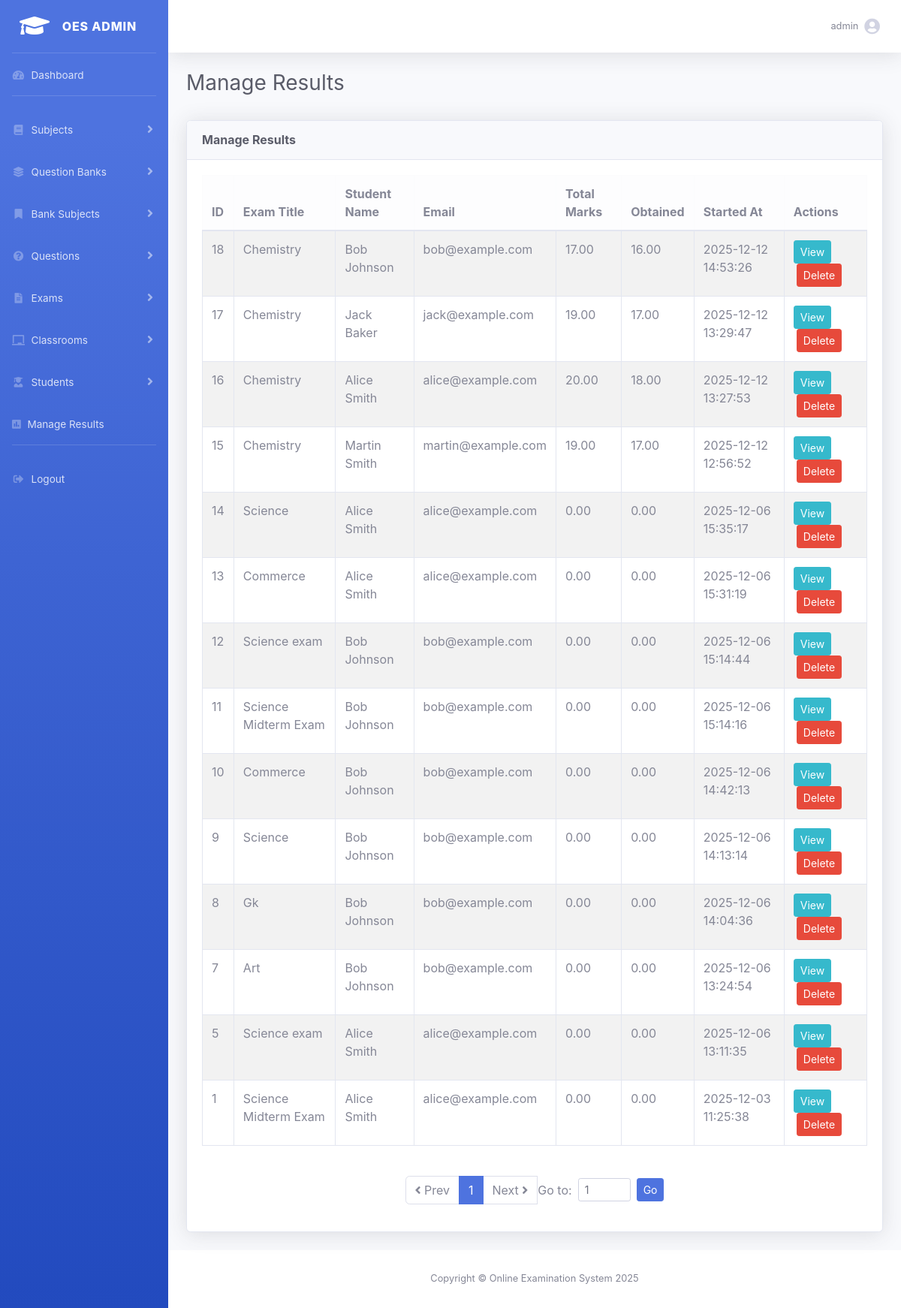
Before: /admin.php?action=manageResults (signed in) with the older database file.
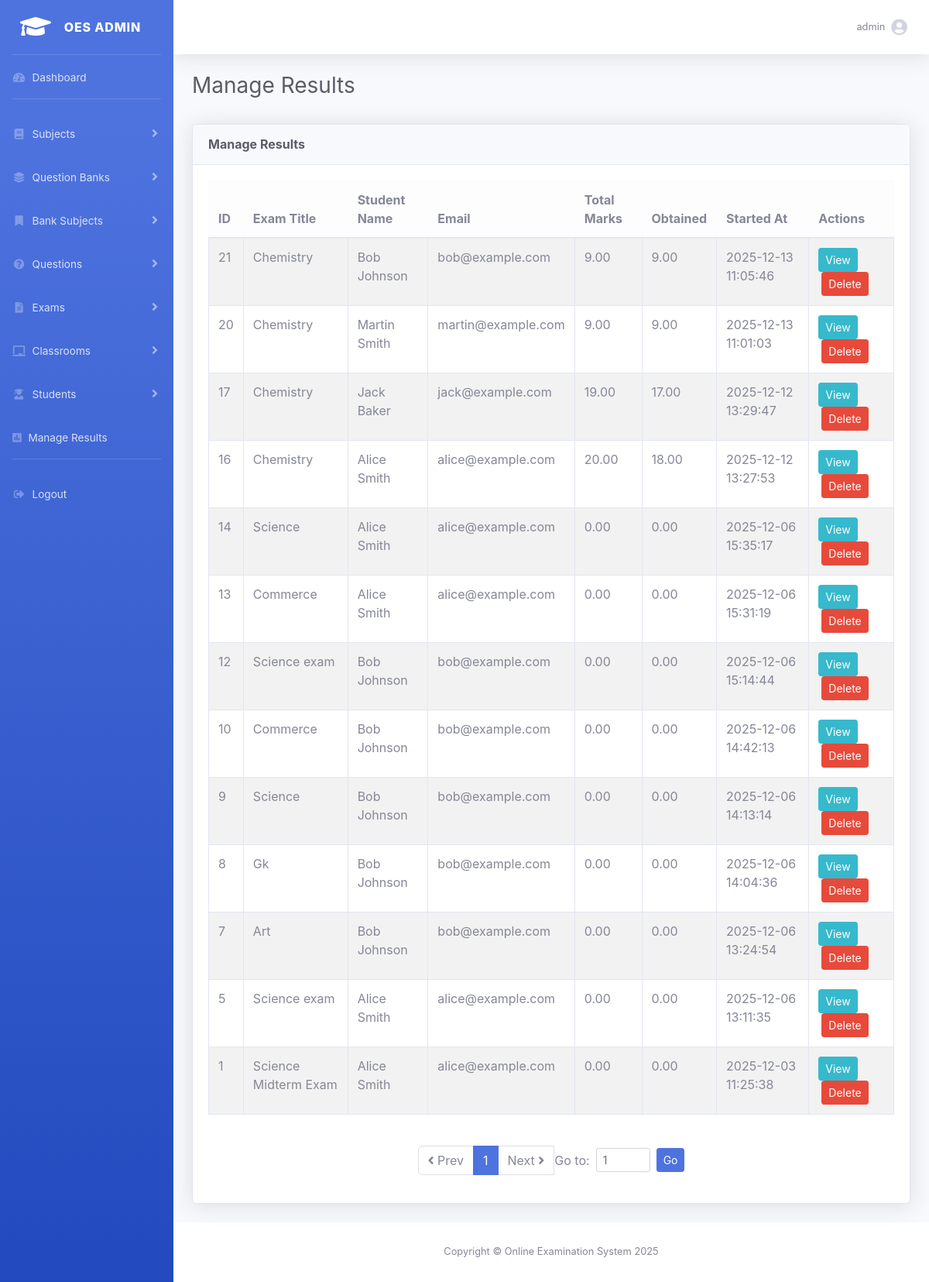
After: the same page with the newer database file.
### tables this page shows
CREATE TABLE `exam_results` (
  `result_id` int(11) NOT NULL,
  `link_id` int(11) NOT NULL,
  `exam_id` int(11) NOT NULL,
  `student_name` varchar(150) DEFAULT NULL,
  `student_email` varchar(200) DEFAULT NULL,
  `total_marks` decimal(5,2) DEFAULT 0.00,
  `obtained_marks` decimal(5,2) DEFAULT 0.00,
  `started_at` datetime DEFAULT NULL,
  `submitted_at` datetime DEFAULT NULL
);

CREATE TABLE `exams` (
  `exam_id` int(11) NOT NULL,
  `exam_title` varchar(200) NOT NULL,
  `exam_description` text DEFAULT NULL,
  `total_questions` int(11) DEFAULT 0,
  `total_marks` decimal(6,2) NOT NULL DEFAULT 0.00,
  `pass_marks` decimal(6,2) NOT NULL DEFAULT 0.00,
  `duration_minutes` int(11) DEFAULT 30,
  `shuffle_questions` tinyint(1) DEFAULT 1,
  `shuffle_options` tinyint(1) DEFAULT 1,
  `start_time` datetime DEFAULT NULL,
  `end_time` datetime DEFAULT NULL,
  `negative_marking` decimal(5,2) DEFAULT 0.00,
  `status` enum('Active','Inactive') DEFAULT 'Inactive',
  `assign_type` enum('class','individual') DEFAULT 'individual',
  `assign_data` text DEFAULT NULL,
  `created_at` timestamp NOT NULL DEFAULT current_timestamp(),
  `easy_percentage` int(11) DEFAULT 0,
  `medium_percentage` int(11) DEFAULT 0,
  `hard_percentage` int(11) DEFAULT 0
);

### templates/results/manage_results.php (the view, shortened to what this page needs)
<?php
$resultsList = $results['resultsList'] ?? [];
$currentPage = (int)($results['currentPage'] ?? 1);
$totalPages  = (int)($results['totalPages'] ?? 1);
?>
<?php include __DIR__ . "/../include/header.php"; ?>
<div id="wrapper">
    <?php include __DIR__ . "/../include/sidebar.php"; ?>
    <div id="content-wrapper" class="d-flex flex-column">
        <div id="content">
            <?php include __DIR__ . "/../include/navbar.php"; ?>
            <div class="container-fluid">
                <div class="d-flex justify-content-between align-items-center mb-4">
                    <h1 class="h3 text-gray-800"><?= htmlspecialchars($results['pageTitle']) ?></h1>
                </div>
                <div class="card shadow mb-4">
                    <div class="card-header py-3">
                        <h6 class="m-0 font-weight-bold text-gray-800"><?= htmlspecialchars($results['pageTitle']) ?></h6>
                    </div>
                    <div class="card-body">
                        <div class="table-responsive">
                            <table class="table table-bordered table-striped">
                                <thead class="table-light">
                                    <tr>
                                        <th>ID</th>
                                        <th>Exam Title</th>
                                        <th>Student Name</th>
                                        <th>Email</th>
                                        <th>Total Marks</th>
                                        <th>Obtained</th>
                                        <th>Started At</th>
                                        <th>Actions</th>
                                    </tr>
                                </thead>
                                <tbody>
                                    <?php if (!empty($resultsList)): ?>
                                        <?php foreach ($resultsList as $res): ?>
                                            <tr>
                                                <td><?= $res['result_id'] ?></td>
                                                <td><?= htmlspecialchars($res['exam_title'] ?? '-') ?></td>
                                                <td><?= htmlspecialchars($res['student_name'] ?? '-') ?></td>
                                                <td><?= htmlspecialchars($res['student_email'] ?? '-') ?></td>
                                                <td><?= $res['total_marks'] ?></td>
                                                <td><?= $res['obtained_marks'] ?></td>
                                                <td><?= htmlspecialchars($res['started_at'] ?? '-') ?></td>
                                                <td>
                                                    <a class="btn btn-sm btn-info"
                                                       href="<?= BASE_URL ?>/admin.php?action=viewResult&id=<?= $res['result_id'] ?>">
                                                       <i class="bi bi-eye"></i> View
                                                    </a>
                                                    <form method="get" action="<?= BASE_URL ?>/admin.php" style="display:inline-block; margin:0 4px;"
                                                          onsubmit="return confirm('Are you sure you want to delete this result?');">
                                                        <button type="submit" class="btn btn-sm btn-danger">
                                                            <i class="bi bi-trash"></i> Delete
                                                        </button>
                                                    </form>
                                                </td>
                                            </tr>
                                        <?php endforeach; ?>
                                    <?php else: ?>
                                        <tr>
                                            <td colspan="9" class="text-center">No results found.</td>
                                        </tr>
                                    <?php endif; ?>
                                </tbody>
                            </table>
                        </div>
                        <?php if ($totalPages >= 1): ?>
                        <nav aria-label="Pagination" class="mt-4">
                            <ul class="pagination justify-content-center align-items-center">
                                <li class="page-item <?= ($currentPage <= 1) ? 'disabled' : '' ?>">
                                    <a class="page-link" href="<?= BASE_URL ?>/admin.php?action=manageResults&page=<?= max(1, $currentPage - 1) ?>">
                                        <i class="fas fa-angle-left"></i> Prev
                                    </a>
                                </li>
                                <?php
                                $start = max(1, $currentPage - 2);
                                $end   = min($totalPages, $currentPage + 2);
                                for ($i = $start; $i <= $end; $i++): ?>
                                    <li class="page-item <?= ($i === $currentPage) ? 'active' : '' ?>">
                                        <a class="page-link" href="<?= BASE_URL ?>/admin.php?action=manageResults&page=<?= $i ?>"><?= $i ?></a>
                                    </li>
                                <?php endfor; ?>
                                <li class="page-item <?= ($currentPage >= $totalPages) ? 'disabled' : '' ?>">
                                    <a class="page-link" href="<?= BASE_URL ?>/admin.php?action=manageResults&page=<?= min($totalPages, $currentPage + 1) ?>">
                                        Next <i class="fas fa-angle-right"></i>
                                    </a>
                                </li>
                                <li class="page-item ms-3">
                                    <form method="get" action="<?= BASE_URL ?>/admin.php" class="form-inline">
                                        <label for="gotoPage" class="mr-2 mb-0">Go to:</label>
                                        <input type="number" min="1" max="<?= $totalPages ?>" name="page" id="gotoPage" class="form-control form-control-sm mr-2" style="width:70px"
                                            value="<?= $currentPage ?>">
                                        <button type="submit" class="btn btn-sm btn-primary">Go</button>
                                    </form>
                                </li>
                            </ul>
                        </nav>
                        <?php endif; ?>
                    </div>
                </div>
            </div>
        </div>
        <?php include __DIR__ . "/../include/footer.php"; ?>

### admin.php (shortened to what this page needs)
<?php
require_once __DIR__ . "/classes/Student.php";
$action = $_GET['action'] ?? '';
switch ($action) {
case "manageResults":
      manageResults();
      break;
}
function manageResults() {
    global $pdo;
    $results = [
        'pageTitle'   => 'Manage Results',
        'resultsList' => [],
        'message'     => '',
        'currentPage' => 1,
        'totalPages'  => 1
    ];
    $perPage = 25;
    $page    = isset($_GET['page']) ? max(1, (int)$_GET['page']) : 1;
    $offset  = ($page - 1) * $perPage;
    $stmtTotal = $pdo->query("SELECT COUNT(*) FROM exam_results WHERE submitted_at IS NOT NULL");
    $total = (int)$stmtTotal->fetchColumn();
    $totalPages = ceil($total / $perPage);
    $stmt = $pdo->prepare("
        SELECT
            r.result_id,
            r.exam_id,
            r.student_name,
            r.student_email,
            r.total_marks,
            r.obtained_marks,
            r.started_at,
            r.submitted_at,
            e.exam_title
        FROM exam_results r
        LEFT JOIN exams e ON r.exam_id = e.exam_id
        WHERE r.submitted_at IS NOT NULL
        ORDER BY r.result_id DESC
        LIMIT :limit OFFSET :offset
    ");
    $stmt->bindValue(':limit', $perPage, PDO::PARAM_INT);
    $stmt->bindValue(':offset', $offset, PDO::PARAM_INT);
    $stmt->execute();
    $results['resultsList'] = $stmt->fetchAll(PDO::FETCH_ASSOC);
    $results['currentPage'] = $page;
    $results['totalPages']  = $totalPages;
    require TEMPLATE_PATH . "/results/manage_results.php";
}

### templates/include/header.php (shortened to what this page needs)
<!DOCTYPE html>
<html lang="en">
<head>
  <link href="<?= BASE_URL ?>/assets/vendor/fontawesome-free/css/all.min.css" rel="stylesheet">
  <link href="<?= BASE_URL ?>/assets/css/sb-admin-2.min.css" rel="stylesheet">
</head>
<body id="page-top">

### templates/include/sidebar.php (shortened to what this page needs)
<ul class="navbar-nav bg-gradient-primary sidebar sidebar-dark accordion" id="accordionSidebar">
    <a class="sidebar-brand d-flex align-items-center justify-content-center" href="<?= BASE_URL ?>/admin.php?action=dashboard">
        <div class="sidebar-brand-icon">
            <i class="fas fa-graduation-cap"></i>
        </div>
        <div class="sidebar-brand-text mx-3">OES Admin</div>
    </a>
    <hr class="sidebar-divider my-0">
    <li class="nav-item">
        <a class="nav-link" href="<?= BASE_URL ?>/admin.php?action=dashboard">
            <i class="fas fa-fw fa-tachometer-alt"></i>
            <span>Dashboard</span>
        </a>
    </li>
    <hr class="sidebar-divider">
    <li class="nav-item">
        <a class="nav-link collapsed" href="#" data-toggle="collapse" data-target="#collapseSubjects">
            <i class="fas fa-fw fa-book"></i>
            <span>Subjects</span>
        </a>
    </li>
    <li class="nav-item">
        <a class="nav-link collapsed" href="#" data-toggle="collapse" data-target="#collapseBanks">
            <i class="fas fa-fw fa-layer-group"></i>
            <span>Question Banks</span>
        </a>
    </li>
    <li class="nav-item">
        <a class="nav-link collapsed" href="#" data-toggle="collapse" data-target="#collapseQBS">
            <i class="fas fa-fw fa-bookmark"></i>
            <span>Bank Subjects</span>
        </a>
    </li>
    <li class="nav-item">
        <a class="nav-link collapsed" href="#" data-toggle="collapse" data-target="#collapseQuestions">
            <i class="fas fa-fw fa-question-circle"></i>
            <span>Questions</span>
        </a>
    </li>
    <li class="nav-item">
        <a class="nav-link collapsed" href="#" data-toggle="collapse" data-target="#collapseExams">
            <i class="fas fa-fw fa-file-alt"></i>
            <span>Exams</span>
        </a>
    </li>
    <li class="nav-item">
        <a class="nav-link collapsed" href="#" data-toggle="collapse" data-target="#collapseClasses">
            <i class="fas fa-fw fa-chalkboard"></i>
            <span>Classrooms</span>
        </a>
    </li>
    <li class="nav-item">
        <a class="nav-link collapsed" href="#" data-toggle="collapse" data-target="#collapseStudents">
            <i class="fas fa-fw fa-user-graduate"></i>
            <span>Students</span>
        </a>
    </li>
   <li class="nav-item">
      <a class="nav-link" href="<?= BASE_URL ?>/admin.php?action=manageResults">
          <i class="fas fa-poll"></i>
          <span>Manage Results</span>
      </a>
   </li>
    <hr class="sidebar-divider d-none d-md-block">
    <li class="nav-item">
        <a class="nav-link" href="<?= BASE_URL ?>/admin.php?action=logout">
            <i class="fas fa-fw fa-sign-out-alt"></i>
            <span>Logout</span>
        </a>
    </li>
</ul>

### templates/include/navbar.php (shortened to what this page needs)
<?php
$adminName = $_SESSION['admin_name'] ?? 'Admin';
?>
<nav class="navbar navbar-expand navbar-light bg-white topbar mb-4 static-top shadow">
    <ul class="navbar-nav ml-auto">
        <li class="nav-item dropdown no-arrow">
            <a class="nav-link dropdown-toggle" href="#" id="userDropdown" role="button"
               data-toggle="dropdown" aria-haspopup="true" aria-expanded="false">
                <span class="mr-2 d-none d-lg-inline text-gray-600 small"><?= htmlspecialchars($adminName) ?></span>
                <i class="fas fa-user-circle fa-lg"></i>
            </a>
        </li>
    </ul>
</nav>

### templates/include/footer.php (shortened to what this page needs)
<footer class="sticky-footer bg-white">
    <div class="container my-auto">
        <div class="copyright text-center my-auto">
            <span>Copyright &copy; Online Examination System <?= date('Y') ?></span>
        </div>
    </div>
</footer>
</body>
</html>

Changed rows visible on the page:
removed exam_results: result_id "18", exam.exam_title "Chemistry", student_name "Bob Johnson", student_email "bob@example.com", total_marks "17.00", obtained_marks "16.00", started_at "2025-12-12 14:53:26"
removed exam_results: result_id "15", exam.exam_title "Chemistry", student_name "Martin Smith", student_email "martin@example.com", total_marks "19.00", obtained_marks "17.00", started_at "2025-12-12 12:56:52"
removed exam_results: result_id "11", exam.exam_title "Science Midterm Exam", student_name "Bob Johnson", student_email "bob@example.com", total_marks "0.00", obtained_marks "0.00", started_at "2025-12-06 15:14:16"
added exam_results: result_id "21", exam.exam_title "Chemistry", student_name "Bob Johnson", student_email "bob@example.com", total_marks "9.00", obtained_marks "9.00", started_at "2025-12-13 11:05:46"
added exam_results: result_id "20", exam.exam_title "Chemistry", student_name "Martin Smith", student_email "martin@example.com", total_marks "9.00", obtained_marks "9.00", started_at "2025-12-13 11:01:03"
